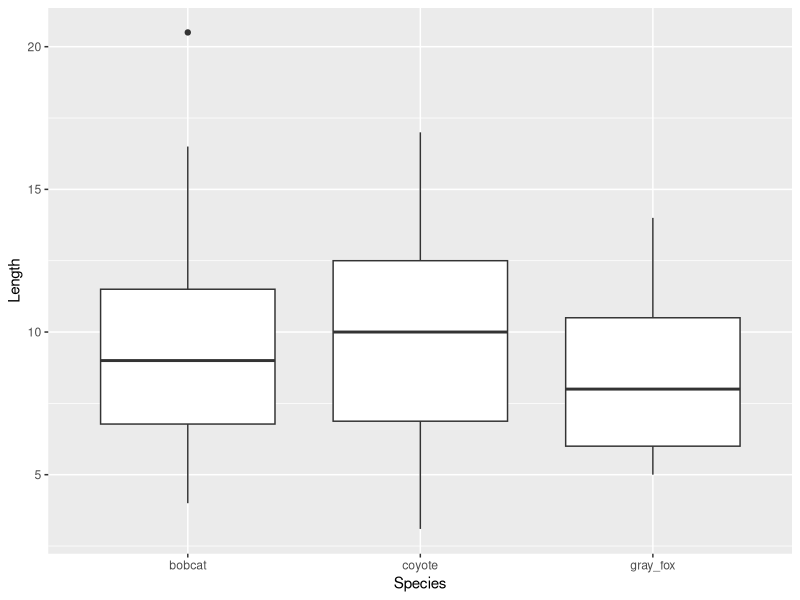
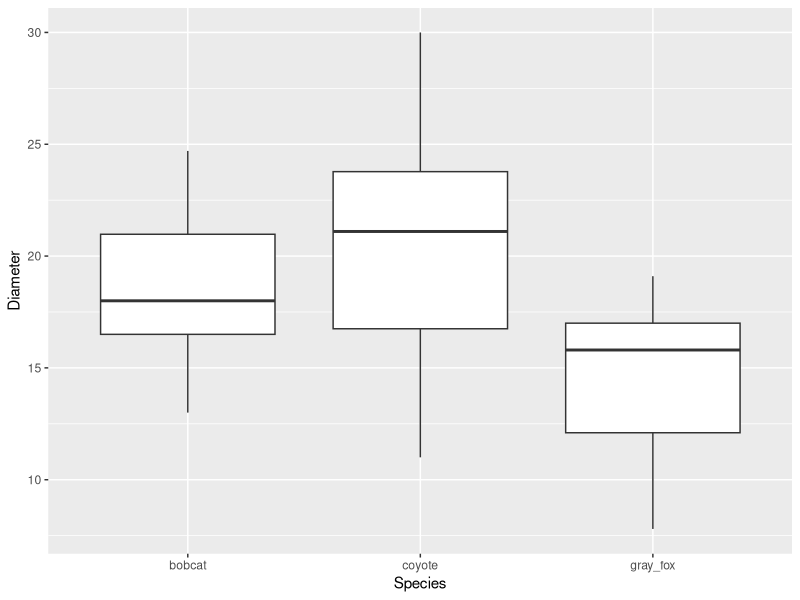
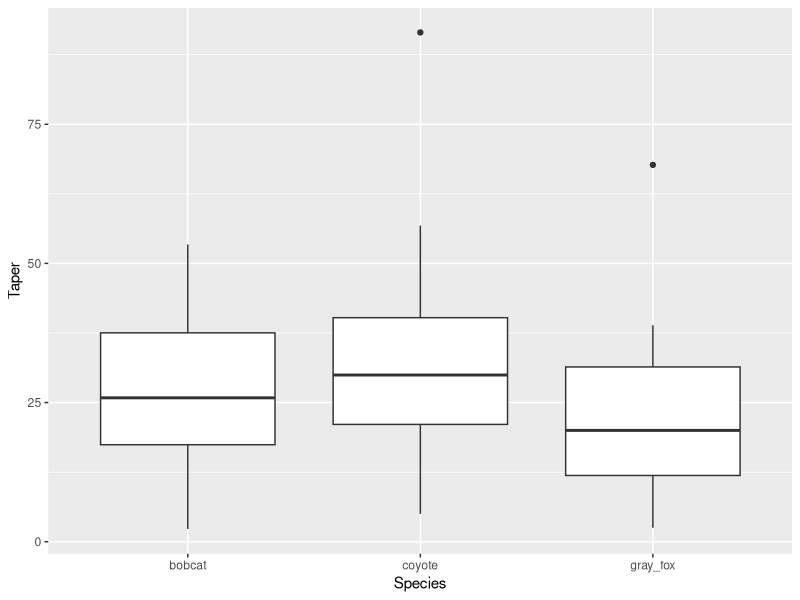
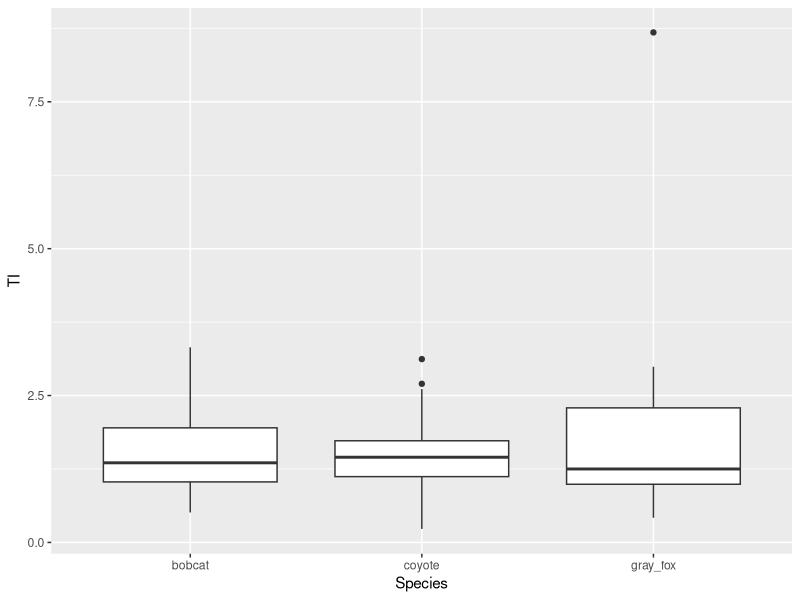
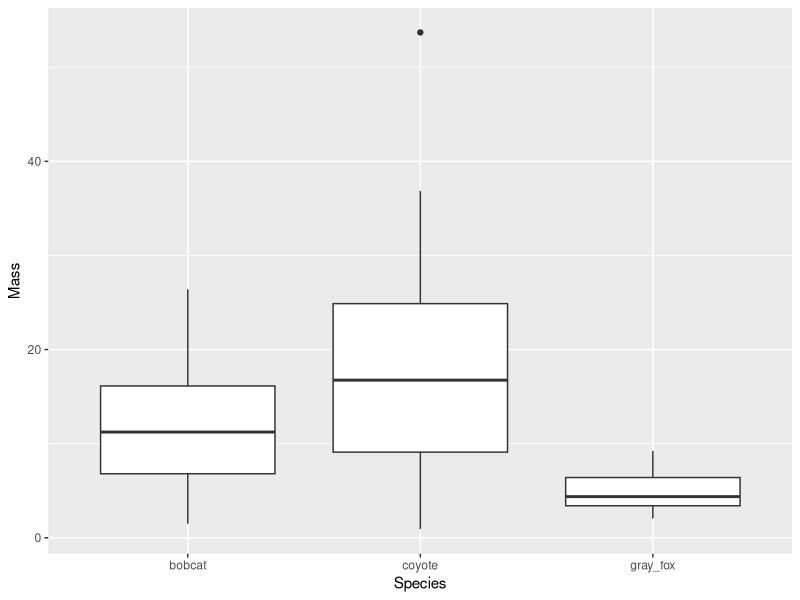
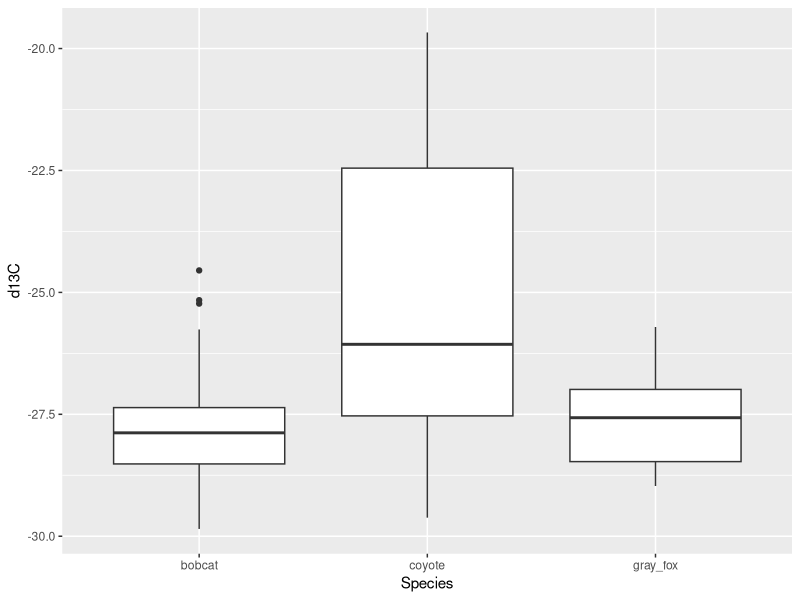
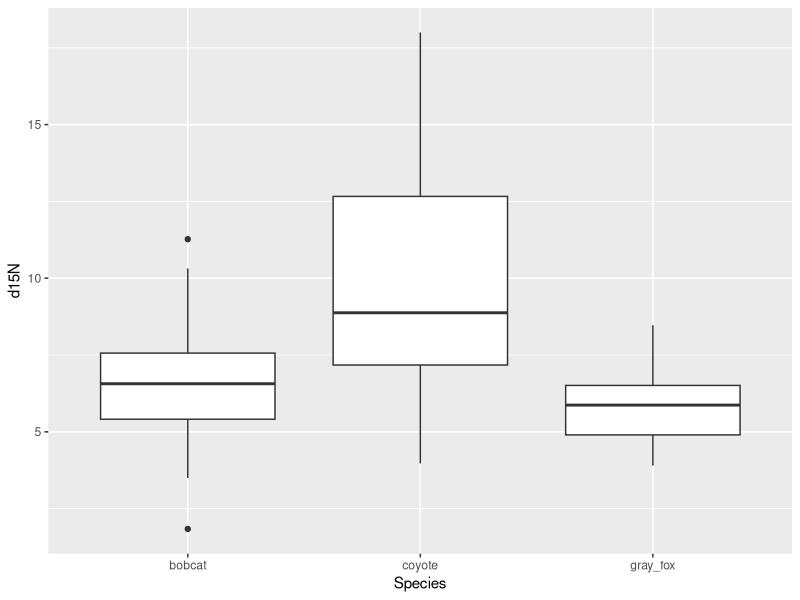
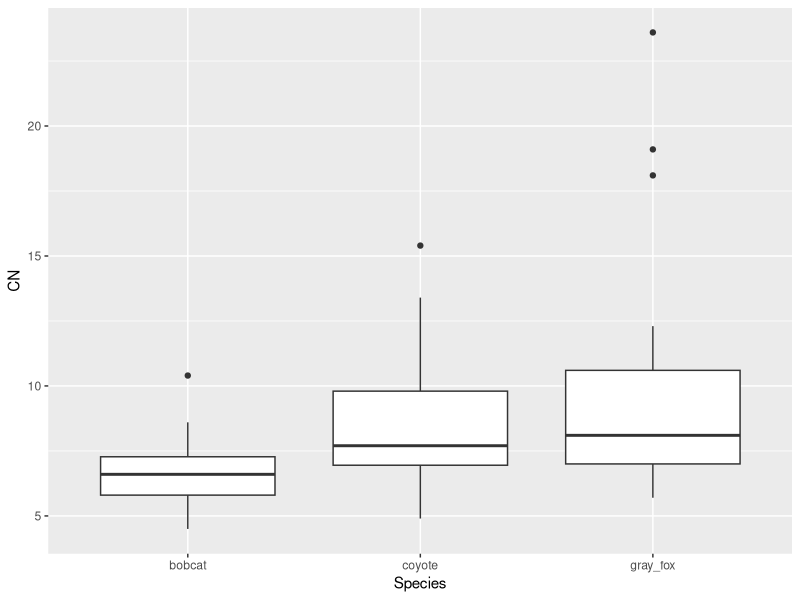

The R script that drew these images, in order: (Note: this script raises an error after producing the figures.)
## ---- chunk 1
#open required libraries
library(caret)
library(ggplot2)
library(dplyr)
library(forecast)
library(fastDummies)
library(e1071)
## ---- chunk 2
data(scat)

scat <- fastDummies::dummy_cols(scat, select_columns = "Species")
scat <- scat %>% filter(complete.cases(.))
nrows <- nrow(scat)
ncols <- ncol(scat)
head(scat)
## ---- chunk 3

ggplot(data=select(scat, Length, Species), aes(x=Species, y=Length)) + geom_boxplot()
ggplot(data=select(scat, Diameter, Species), aes(x=Species, y=Diameter)) + geom_boxplot()
ggplot(data=select(scat, Taper, Species), aes(x = Species, y = Taper)) + geom_boxplot()
ggplot(data=select(scat, TI, Species), aes(x = Species, y = TI)) + geom_boxplot()
ggplot(data=select(scat, Mass, Species), aes(x = Species, y = Mass)) + geom_boxplot()
ggplot(data=select(scat, d13C, Species), aes(x = Species, y = d13C)) + geom_boxplot()
ggplot(data=select(scat, d15N, Species), aes(x = Species, y = d15N)) + geom_boxplot()
ggplot(data=select(scat, CN, Species), aes(x = Species, y = CN)) + geom_boxplot()
ggplot(data=select(scat, ropey, Species), aes(x = Species, y = ropey)) + geom_boxplot()
ggplot(data=select(scat, segmented, Species), aes(x = Species, y = segmented)) + geom_boxplot()
## ---- chunk 4
set.seed(1)
inTraining <- createDataPartition(scat$Species_gray_fox, p = 0.7, list = FALSE)

isBobcat <- factor(scat$Species_bobcat, labels=c("notBobcat", "isBobcat"))
data.frame(scat, isBobcat)
selected.vars <- c("Species", "isBobcat", "Species_gray_fox", "Species_coyote", "Species_bobcat", "Length", "Diameter", "Taper", "TI", "Mass", "d13C", "d15N", "CN", "ropey", "segmented")
training <- scat[inTraining, selected.vars]
test <- scat[-inTraining, selected.vars]

scalar <- preProcess(training, method = c("center", "scale", "knnImpute"))
training = predict(scalar, training)
test <- predict(scalar, test)
## ---- chunk 5
scat.length.lm <- train(training$isBobcat ~ Length, data = training, method="glm", family="binomial")
scat.length.lm <- glm(Species_gray_fox ~ Length, data=training, family="binomial")
scat.diameter.lm <- glm(Species_gray_fox ~ Diameter, data=training, family="binomial")
scat.taper.lm <- glm(Species_gray_fox ~ Taper, data=training, family="binomial")
scat.ti.lm <- glm(Species_gray_fox ~ TI, data=training, family="binomial")
scat.mass.lm <- glm(Species_gray_fox ~ Mass, data=training, family="binomial")
scat.d13c.lm <- glm(Species_gray_fox ~ d13C, data=training, family="binomial")
scat.d15n.lm <- glm(Species_gray_fox ~ d15N, data=training, family="binomial")
scat.cn.lm <- glm(Species_gray_fox ~ CN, data=training, family="binomial")
scat.ropey.lm <- glm(Species_gray_fox ~ ropey, data=training, family="binomial")
scat.segmented.lm <- glm(Species_gray_fox ~ segmented, data=training, family="binomial")

predict(scat.length.lm, test)

accuracy(predict(scat.length.lm, test), test$Species_gray_fox)
accuracy(predict(scat.diameter.lm, test), test$Species_gray_fox)
accuracy(predict(scat.taper.lm, test), test$Species_gray_fox)
accuracy(predict(scat.ti.lm, test), test$Species_gray_fox)
accuracy(predict(scat.mass.lm, test), test$Species_gray_fox)
accuracy(predict(scat.d13c.lm, test), test$Species_gray_fox)
accuracy(predict(scat.d15n.lm, test), test$Species_gray_fox)
accuracy(predict(scat.cn.lm, test), test$Species_gray_fox)
accuracy(predict(scat.ropey.lm, test), test$Species_gray_fox)
accuracy(predict(scat.segmented.lm, test), test$Species_gray_fox)

## ---- chunk 6
set.seed(1) # set the seed so that the partition is always the same
df.train.index <- sample(c(1:nrows), nrows* 0.7) #use 70% of the data as a training set
selected.vars <- c("Species_gray_fox", "Species_coyote", "Species_bobcat", "Length", "Diameter", "Taper", "TI", "Mass", "d13C", "d15N", "CN", "ropey", "segmented")
df.train <- scat[df.train.index, selected.vars]
df.valid <- scat[-df.train.index, selected.vars]
options(scipen = 999)
## ---- chunk 7
nearZeroVar(df.train, saveMetrics = TRUE)
## ---- chunk 8
findLinearCombos(df.train)
## ---- chunk 9
scat.length.lm <- lm(Species_gray_fox ~ Length, data = df.train)
scat.diameter.lm <- lm(Species_gray_fox ~ Diameter, data=df.train)
scat.taper.lm <- lm(Species_gray_fox ~ Taper, data=df.train)
scat.ti.lm <- lm(Species_gray_fox ~ TI, data=df.train)
scat.mass.lm <- lm(Species_gray_fox ~ Mass, data=df.train)
scat.d13c.lm <- lm(Species_gray_fox ~ d13C, data=df.train)
scat.d15n.lm <- lm(Species_gray_fox ~ d15N, data=df.train)
scat.cn.lm <- lm(Species_gray_fox ~ CN, data=df.train)
scat.ropey.lm <- lm(Species_gray_fox ~ ropey, data=df.train)
scat.segmented.lm <- lm(Species_gray_fox ~ segmented, data=df.train)
## ---- chunk 10
accuracy(predict(scat.length.lm, df.valid), df.valid$Species_gray_fox)
accuracy(predict(scat.diameter.lm, df.valid), df.valid$Species_gray_fox)
accuracy(predict(scat.taper.lm, df.valid), df.valid$Species_gray_fox)
accuracy(predict(scat.ti.lm, df.valid), df.valid$Species_gray_fox)
accuracy(predict(scat.mass.lm, df.valid), df.valid$Species_gray_fox)
accuracy(predict(scat.d13c.lm, df.valid), df.valid$Species_gray_fox)
accuracy(predict(scat.d15n.lm, df.valid), df.valid$Species_gray_fox)
accuracy(predict(scat.cn.lm, df.valid), df.valid$Species_gray_fox)
accuracy(predict(scat.ropey.lm, df.valid), df.valid$Species_gray_fox)
accuracy(predict(scat.segmented.lm, df.valid), df.valid$Species_gray_fox)

## ---- chunk 11
scat.length.lm <- lm(Species_gray_fox ~ CN + Length, data = df.train)
scat.diameter.lm <- lm(Species_gray_fox ~ CN + Diameter, data=df.train)
scat.taper.lm <- lm(Species_gray_fox ~ CN + Taper, data=df.train)
scat.ti.lm <- lm(Species_gray_fox ~ CN + TI, data=df.train)
scat.mass.lm <- lm(Species_gray_fox ~ CN + Mass, data=df.train)
scat.d13c.lm <- lm(Species_gray_fox ~ CN + d13C, data=df.train)
scat.d15n.lm <- lm(Species_gray_fox ~ CN + d15N, data=df.train)
scat.ropey.lm <- lm(Species_gray_fox ~ CN + ropey, data=df.train)
scat.segmented.lm <- lm(Species_gray_fox ~ CN + segmented, data=df.train)

accuracy(predict(scat.length.lm, df.valid), df.valid$Species_gray_fox)
accuracy(predict(scat.diameter.lm, df.valid), df.valid$Species_gray_fox)
accuracy(predict(scat.taper.lm, df.valid), df.valid$Species_gray_fox)
accuracy(predict(scat.ti.lm, df.valid), df.valid$Species_gray_fox)
accuracy(predict(scat.mass.lm, df.valid), df.valid$Species_gray_fox)
accuracy(predict(scat.d13c.lm, df.valid), df.valid$Species_gray_fox)
accuracy(predict(scat.d15n.lm, df.valid), df.valid$Species_gray_fox)
accuracy(predict(scat.ropey.lm, df.valid), df.valid$Species_gray_fox)
accuracy(predict(scat.segmented.lm, df.valid), df.valid$Species_gray_fox)
## ---- chunk 12
scat.length.lm <- lm(Species_gray_fox ~ CN + ropey + Length, data = df.train)
scat.diameter.lm <- lm(Species_gray_fox ~ CN + ropey + Diameter, data=df.train)
scat.taper.lm <- lm(Species_gray_fox ~ CN + ropey + Taper, data=df.train)
scat.ti.lm <- lm(Species_gray_fox ~ CN + ropey + TI, data=df.train)
scat.mass.lm <- lm(Species_gray_fox ~ CN + ropey + Mass, data=df.train)
scat.d13c.lm <- lm(Species_gray_fox ~ CN + ropey + d13C, data=df.train)
scat.d15n.lm <- lm(Species_gray_fox ~ CN + ropey + d15N, data=df.train)
scat.segmented.lm <- lm(Species_gray_fox ~ CN + ropey + segmented, data=df.train)

accuracy(predict(scat.length.lm, df.valid), df.valid$Species_gray_fox)
accuracy(predict(scat.diameter.lm, df.valid), df.valid$Species_gray_fox)
accuracy(predict(scat.taper.lm, df.valid), df.valid$Species_gray_fox)
accuracy(predict(scat.ti.lm, df.valid), df.valid$Species_gray_fox)
accuracy(predict(scat.mass.lm, df.valid), df.valid$Species_gray_fox)
accuracy(predict(scat.d13c.lm, df.valid), df.valid$Species_gray_fox)
accuracy(predict(scat.d15n.lm, df.valid), df.valid$Species_gray_fox)
accuracy(predict(scat.segmented.lm, df.valid), df.valid$Species_gray_fox)
## ---- chunk 13
scat.diameter.lm <- lm(Species_gray_fox ~ CN + ropey + Length + Diameter, data=df.train)
scat.taper.lm <- lm(Species_gray_fox ~ CN + ropey + Length + Taper, data=df.train)
scat.ti.lm <- lm(Species_gray_fox ~ CN + ropey + Length + TI, data=df.train)
scat.mass.lm <- lm(Species_gray_fox ~ CN + ropey + Length + Mass, data=df.train)
scat.d13c.lm <- lm(Species_gray_fox ~ CN + ropey + Length + d13C, data=df.train)
scat.d15n.lm <- lm(Species_gray_fox ~ CN + ropey + Length + d15N, data=df.train)
scat.segmented.lm <- lm(Species_gray_fox ~ CN + ropey + Length + segmented, data=df.train)

accuracy(predict(scat.diameter.lm, df.valid), df.valid$Species_gray_fox)
accuracy(predict(scat.taper.lm, df.valid), df.valid$Species_gray_fox)
accuracy(predict(scat.ti.lm, df.valid), df.valid$Species_gray_fox)
accuracy(predict(scat.mass.lm, df.valid), df.valid$Species_gray_fox)
accuracy(predict(scat.d13c.lm, df.valid), df.valid$Species_gray_fox)
accuracy(predict(scat.d15n.lm, df.valid), df.valid$Species_gray_fox)
accuracy(predict(scat.segmented.lm, df.valid), df.valid$Species_gray_fox)
## ---- chunk 14
scat.gray.fox.lm <- lm(Species_gray_fox ~ CN + ropey + Length, data=df.train)
## ---- chunk 15
scat.length.lm <- lm(Species_bobcat ~ Length, data = df.train)
scat.diameter.lm <- lm(Species_bobcat ~ Diameter, data=df.train)
scat.taper.lm <- lm(Species_bobcat ~ Taper, data=df.train)
scat.ti.lm <- lm(Species_bobcat ~ TI, data=df.train)
scat.mass.lm <- lm(Species_bobcat ~ Mass, data=df.train)
scat.d13c.lm <- lm(Species_bobcat ~ d13C, data=df.train)
scat.d15n.lm <- lm(Species_bobcat ~ d15N, data=df.train)
scat.cn.lm <- lm(Species_bobcat ~ CN, data=df.train)
scat.ropey.lm <- lm(Species_bobcat ~ ropey, data=df.train)
scat.segmented.lm <- lm(Species_bobcat ~ segmented, data=df.train)

accuracy(predict(scat.length.lm, df.valid), df.valid$Species_bobcat)
accuracy(predict(scat.diameter.lm, df.valid), df.valid$Species_bobcat)
accuracy(predict(scat.taper.lm, df.valid), df.valid$Species_bobcat)
accuracy(predict(scat.ti.lm, df.valid), df.valid$Species_bobcat)
accuracy(predict(scat.mass.lm, df.valid), df.valid$Species_bobcat)
accuracy(predict(scat.d13c.lm, df.valid), df.valid$Species_bobcat)
accuracy(predict(scat.d15n.lm, df.valid), df.valid$Species_bobcat)
accuracy(predict(scat.cn.lm, df.valid), df.valid$Species_bobcat)
accuracy(predict(scat.ropey.lm, df.valid), df.valid$Species_bobcat)
accuracy(predict(scat.segmented.lm, df.valid), df.valid$Species_bobcat)
## ---- chunk 16
scat.length.lm <- lm(Species_bobcat ~ d13C + Length, data = df.train)
scat.diameter.lm <- lm(Species_bobcat ~ d13C + Diameter, data=df.train)
scat.taper.lm <- lm(Species_bobcat ~ d13C + Taper, data=df.train)
scat.ti.lm <- lm(Species_bobcat ~ d13C + TI, data=df.train)
scat.mass.lm <- lm(Species_bobcat ~ d13C + Mass, data=df.train)
scat.d15n.lm <- lm(Species_bobcat ~ d13C + d15N, data=df.train)
scat.cn.lm <- lm(Species_bobcat ~ CN, d13C + CN, data=df.train)
scat.ropey.lm <- lm(Species_bobcat ~ d13C + ropey, data=df.train)
scat.segmented.lm <- lm(Species_bobcat ~ d13C + segmented, data=df.train)

accuracy(predict(scat.length.lm, df.valid), df.valid$Species_bobcat)
accuracy(predict(scat.diameter.lm, df.valid), df.valid$Species_bobcat)
accuracy(predict(scat.taper.lm, df.valid), df.valid$Species_bobcat)
accuracy(predict(scat.ti.lm, df.valid), df.valid$Species_bobcat)
accuracy(predict(scat.mass.lm, df.valid), df.valid$Species_bobcat)
accuracy(predict(scat.d15n.lm, df.valid), df.valid$Species_bobcat)
accuracy(predict(scat.cn.lm, df.valid), df.valid$Species_bobcat)
accuracy(predict(scat.ropey.lm, df.valid), df.valid$Species_bobcat)
accuracy(predict(scat.segmented.lm, df.valid), df.valid$Species_bobcat)
## ---- chunk 17
scat.length.lm <- lm(Species_bobcat ~ d13C + TI + Length, data = df.train)
scat.diameter.lm <- lm(Species_bobcat ~ d13C + TI + Diameter, data=df.train)
scat.taper.lm <- lm(Species_bobcat ~ d13C + TI + Taper, data=df.train)
scat.mass.lm <- lm(Species_bobcat ~ d13C + TI + Mass, data=df.train)
scat.d15n.lm <- lm(Species_bobcat ~ d13C + TI + d15N, data=df.train)
scat.cn.lm <- lm(Species_bobcat ~ CN, d13C + TI + CN, data=df.train)
scat.ropey.lm <- lm(Species_bobcat ~ d13C + TI + ropey, data=df.train)
scat.segmented.lm <- lm(Species_bobcat ~ d13C + TI + segmented, data=df.train)

accuracy(predict(scat.length.lm, df.valid), df.valid$Species_bobcat)
accuracy(predict(scat.diameter.lm, df.valid), df.valid$Species_bobcat)
accuracy(predict(scat.taper.lm, df.valid), df.valid$Species_bobcat)
accuracy(predict(scat.ti.lm, df.valid), df.valid$Species_bobcat)
accuracy(predict(scat.mass.lm, df.valid), df.valid$Species_bobcat)
accuracy(predict(scat.d15n.lm, df.valid), df.valid$Species_bobcat)
accuracy(predict(scat.cn.lm, df.valid), df.valid$Species_bobcat)
accuracy(predict(scat.ropey.lm, df.valid), df.valid$Species_bobcat)
accuracy(predict(scat.segmented.lm, df.valid), df.valid$Species_bobcat)
## ---- chunk 18
scat.bobcat.lm <- lm(Species_bobcat ~ d13C + TI, data=df.train)
## ---- chunk 19
scat.length.lm <- lm(Species_coyote ~ Length, data = df.train)
scat.diameter.lm <- lm(Species_coyote ~ Diameter, data=df.train)
scat.taper.lm <- lm(Species_coyote ~ Taper, data=df.train)
scat.ti.lm <- lm(Species_coyote ~ TI, data=df.train)
scat.mass.lm <- lm(Species_coyote ~ Mass, data=df.train)
scat.d13c.lm <- lm(Species_coyote ~ d13C, data=df.train)
scat.d15n.lm <- lm(Species_coyote ~ d15N, data=df.train)
scat.cn.lm <- lm(Species_coyote ~ CN, data=df.train)
scat.ropey.lm <- lm(Species_coyote ~ ropey, data=df.train)
scat.segmented.lm <- lm(Species_coyote ~ segmented, data=df.train)

accuracy(predict(scat.length.lm, df.valid), df.valid$Species_coyote)
accuracy(predict(scat.diameter.lm, df.valid), df.valid$Species_coyote)
accuracy(predict(scat.taper.lm, df.valid), df.valid$Species_coyote)
accuracy(predict(scat.ti.lm, df.valid), df.valid$Species_coyote)
accuracy(predict(scat.mass.lm, df.valid), df.valid$Species_coyote)
accuracy(predict(scat.d13c.lm, df.valid), df.valid$Species_coyote)
accuracy(predict(scat.d15n.lm, df.valid), df.valid$Species_coyote)
accuracy(predict(scat.cn.lm, df.valid), df.valid$Species_coyote)
accuracy(predict(scat.ropey.lm, df.valid), df.valid$Species_coyote)
accuracy(predict(scat.segmented.lm, df.valid), df.valid$Species_coyote)
## ---- chunk 20
scat.length.lm <- lm(Species_coyote ~ d13C + Length, data = df.train)
scat.diameter.lm <- lm(Species_coyote ~ d13C +Diameter, data=df.train)
scat.taper.lm <- lm(Species_coyote ~ d13C +Taper, data=df.train)
scat.ti.lm <- lm(Species_coyote ~ d13C +TI, data=df.train)
scat.mass.lm <- lm(Species_coyote ~ d13C +Mass, data=df.train)
scat.d15n.lm <- lm(Species_coyote ~ d13C +d15N, data=df.train)
scat.cn.lm <- lm(Species_coyote ~ d13C +CN, data=df.train)
scat.ropey.lm <- lm(Species_coyote ~ d13C +ropey, data=df.train)
scat.segmented.lm <- lm(Species_coyote ~ d13C +segmented, data=df.train)

accuracy(predict(scat.length.lm, df.valid), df.valid$Species_coyote)
accuracy(predict(scat.diameter.lm, df.valid), df.valid$Species_coyote)
accuracy(predict(scat.taper.lm, df.valid), df.valid$Species_coyote)
accuracy(predict(scat.ti.lm, df.valid), df.valid$Species_coyote)
accuracy(predict(scat.mass.lm, df.valid), df.valid$Species_coyote)
accuracy(predict(scat.d15n.lm, df.valid), df.valid$Species_coyote)
accuracy(predict(scat.cn.lm, df.valid), df.valid$Species_coyote)
accuracy(predict(scat.ropey.lm, df.valid), df.valid$Species_coyote)
accuracy(predict(scat.segmented.lm, df.valid), df.valid$Species_coyote)
## ---- chunk 21
scat.length.lm <- lm(Species_coyote ~ d13C + Diameter + Length, data = df.train)
scat.taper.lm <- lm(Species_coyote ~ d13C + Diameter + Taper, data=df.train)
scat.ti.lm <- lm(Species_coyote ~ d13C + Diameter + TI, data=df.train)
scat.mass.lm <- lm(Species_coyote ~ d13C + Diameter + Mass, data=df.train)
scat.d15n.lm <- lm(Species_coyote ~ d13C + Diameter + d15N, data=df.train)
scat.cn.lm <- lm(Species_coyote ~ d13C + Diameter + CN, data=df.train)
scat.ropey.lm <- lm(Species_coyote ~ d13C + Diameter + ropey, data=df.train)
scat.segmented.lm <- lm(Species_coyote ~ d13C + Diameter + segmented, data=df.train)

accuracy(predict(scat.length.lm, df.valid), df.valid$Species_coyote)
accuracy(predict(scat.taper.lm, df.valid), df.valid$Species_coyote)
accuracy(predict(scat.ti.lm, df.valid), df.valid$Species_coyote)
accuracy(predict(scat.mass.lm, df.valid), df.valid$Species_coyote)
accuracy(predict(scat.d15n.lm, df.valid), df.valid$Species_coyote)
accuracy(predict(scat.cn.lm, df.valid), df.valid$Species_coyote)
accuracy(predict(scat.ropey.lm, df.valid), df.valid$Species_coyote)
accuracy(predict(scat.segmented.lm, df.valid), df.valid$Species_coyote)
## ---- chunk 22
scat.length.lm <- lm(Species_coyote ~ d13C + Diameter + segmented + Length, data = df.train)
scat.taper.lm <- lm(Species_coyote ~ d13C + Diameter + segmented + Taper, data=df.train)
scat.ti.lm <- lm(Species_coyote ~ d13C + Diameter + segmented + TI, data=df.train)
scat.mass.lm <- lm(Species_coyote ~ d13C + Diameter + segmented + Mass, data=df.train)
scat.d15n.lm <- lm(Species_coyote ~ d13C + Diameter + segmented + d15N, data=df.train)
scat.cn.lm <- lm(Species_coyote ~ d13C + Diameter + segmented + CN, data=df.train)
scat.ropey.lm <- lm(Species_coyote ~ d13C + Diameter + segmented + ropey, data=df.train)

accuracy(predict(scat.length.lm, df.valid), df.valid$Species_coyote)
accuracy(predict(scat.taper.lm, df.valid), df.valid$Species_coyote)
accuracy(predict(scat.ti.lm, df.valid), df.valid$Species_coyote)
accuracy(predict(scat.mass.lm, df.valid), df.valid$Species_coyote)
accuracy(predict(scat.d15n.lm, df.valid), df.valid$Species_coyote)
accuracy(predict(scat.cn.lm, df.valid), df.valid$Species_coyote)
accuracy(predict(scat.ropey.lm, df.valid), df.valid$Species_coyote)
## ---- chunk 23
scat.length.lm <- lm(Species_coyote ~ d13C + Diameter + segmented + CN + Length, data = df.train)
scat.taper.lm <- lm(Species_coyote ~ d13C + Diameter + segmented + CN + Taper, data=df.train)
scat.ti.lm <- lm(Species_coyote ~ d13C + Diameter + segmented + CN + TI, data=df.train)
scat.mass.lm <- lm(Species_coyote ~ d13C + Diameter + segmented + CN + Mass, data=df.train)
scat.d15n.lm <- lm(Species_coyote ~ d13C + Diameter + segmented + CN + d15N, data=df.train)
scat.ropey.lm <- lm(Species_coyote ~ d13C + Diameter + segmented + CN + ropey, data=df.train)

accuracy(predict(scat.length.lm, df.valid), df.valid$Species_coyote)
accuracy(predict(scat.taper.lm, df.valid), df.valid$Species_coyote)
accuracy(predict(scat.ti.lm, df.valid), df.valid$Species_coyote)
accuracy(predict(scat.mass.lm, df.valid), df.valid$Species_coyote)
accuracy(predict(scat.d15n.lm, df.valid), df.valid$Species_coyote)
accuracy(predict(scat.ropey.lm, df.valid), df.valid$Species_coyote)
## ---- chunk 24
scat.coyote.lm <- lm(Species_coyote ~ d13C + Diameter + segmented + CN + Mass, data=df.train)
## ---- chunk 25
accuracy(predict(scat.gray.fox.lm, df.valid), df.valid$Species_gray_fox)
accuracy(predict(scat.bobcat.lm, df.valid), df.valid$Species_bobcat)
accuracy(predict(scat.coyote.lm, df.valid), df.valid$Species_coyote)

coyotePredictions <- predict(scat.coyote.lm, df.valid)
bobcatPredictions <- predict(scat.bobcat.lm, df.valid)
grayFoxPredictions <- predict(scat.gray.fox.lm, df.valid)

modelResults <- data.frame(df.valid$Species_gray_fox, df.valid$Species_coyote, df.valid$Species_bobcat, grayFoxPrediction = grayFoxPredictions, coyotePrediction = coyotePredictions, bobcatPrediciton = bobcatPredictions)

head(modelResults)
